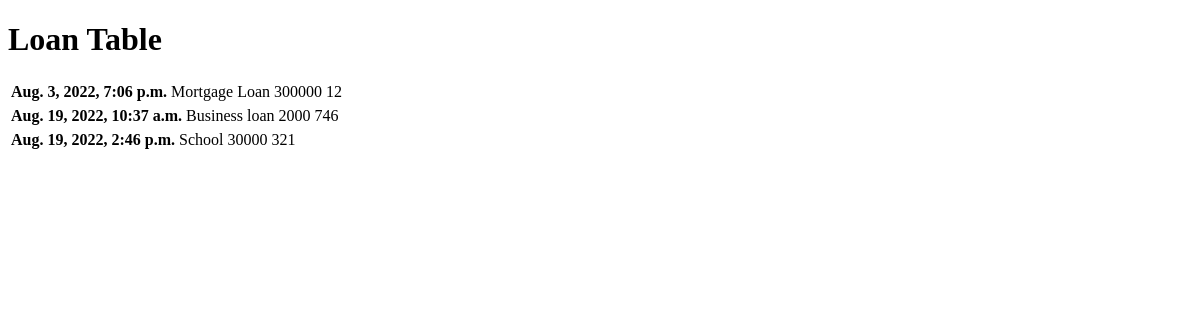
The page /loans/ on the database as committed earlier.
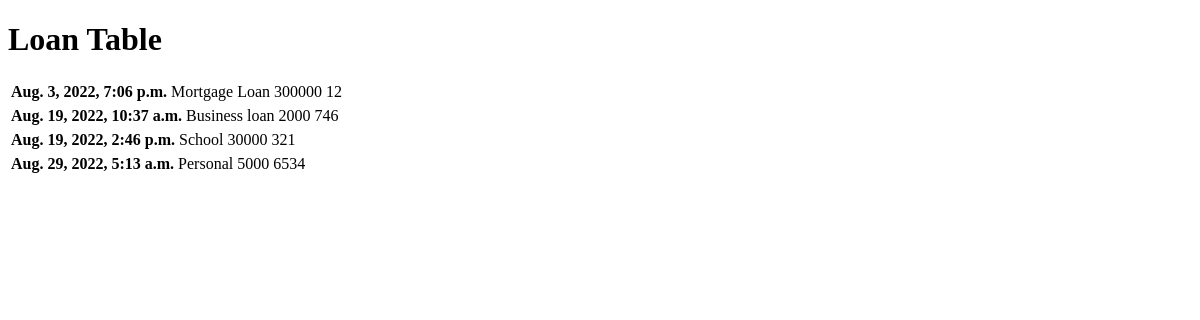
The same page on the database as committed later.
### wallet/models.py (models this page shows)
class Loan(models.Model):
    loan_number=models.IntegerField()
    loan_type=models.CharField(max_length=25, null=True)
    amount=models.IntegerField()
    date=models.DateTimeField(default=timezone.now)
    wallet=models.ForeignKey(Wallet, on_delete=models.CASCADE, related_name ='Loan_wallet')
    interest_rate=models.IntegerField()
    guaranter=models.ForeignKey('User', on_delete=models.CASCADE, related_name ='Loan_guaranter')
    due_date=models.DateField(default=timezone.now)
    loan_balance=models.IntegerField()
    loan_term=models.IntegerField()

### wallet/views.py (the view)
# urls.py: path("loans/", listLoan, name = "loan_list"),
def listLoan (request):
    loans = Loan.objects.all()
    return render(request, 'wallet/listLoan.html', {'loans': loans})

### wallet/templates/wallet/listLoan.html (shortened to what this page needs)
<!DOCTYPE html>
<html lang="en">
<head>
</head>
<body>
    <h1>Loan Table</h1>
    {% for loan in loans %}
    <table>
        <th>{{loan.date}}</th>
        <td>{{loan.loan_type}}</td>
        <td>{{loan.loan_balance}}</td>
        <td>{{loan.loan_number}}</td>
        {% endfor %}
    </table>
</body>
</html>

Rows that differ between the two databases and show on the page:
added Loan: date "Aug. 29, 2022, 5:13 a.m.", loan_type "Personal", loan_balance "5000", loan_number "6534"
